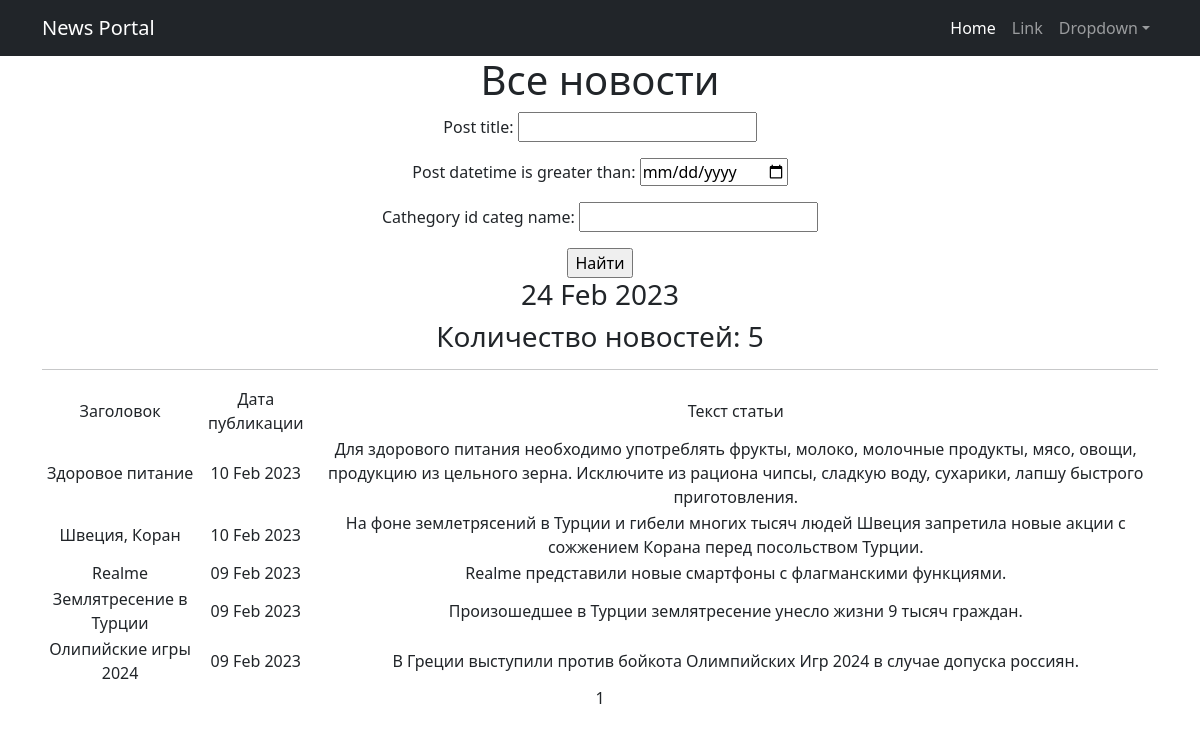
/posts/, run on the app's committed database.
### news/models.py (models this page shows, shortened)
class Post(models.Model):
    author_id = models.ForeignKey(Author, on_delete=models.CASCADE)
    cathegory_id = models.ManyToManyField(Category, through='PostCategory')
    post_format = models.TextField(max_length=2, choices=STATIA_NOVOST, null=False)
    post_datetime = models.DateTimeField(auto_now_add=True)
    post_title = models.CharField(null=False, max_length=80)
    post_text = models.TextField(null=False)
    post_rating = models.IntegerField(default=1)

### news/views.py (the view)
# urls.py: path('posts/', NewsList.as_view(), name='post_list'),
class NewsList(ListView):
    model = Post
    ordering = '-post_datetime'
    template_name = 'news.html'
    context_object_name = 'news'
    paginate_by = 10
    def get_queryset(self):
        queryset = super().get_queryset()
        self.filterset = PostFilter(self.request.GET, queryset)
        return self.filterset.qs
    def get_context_data(self, **kwargs):
        context = super().get_context_data(**kwargs)
        context['time_now'] = datetime.utcnow()
        context['filterset'] = self.filterset
        context['is_not_premium'] = not self.request.user.groups.filter(name='authors').exists()
        context['is_common'] = self.request.user.groups.filter(name='common').exists()
        return context

### news/templatetags/custom_filter.py (called while the page is built)
@register.filter()
def badwords(value):
    words = value.split()
    words_out = []
    for i in words:
        if i in BAD_WORDS:
            words_out.append(i[0] + '*' * (len(i) - 1))
        else:
            words_out.append(i)
    return ' '.join(words_out)

### templates/news.html (shortened to what this page needs)
{% extends 'flatpages/default.html' %}
{% load custom_filter %}
{% load custom_tags %}
{% block content %}
<h1>Все новости</h1>
<form action="" method="get">
    {{ filterset.form.as_p }}
    <input type="submit" value="Найти"/>
</form>
<h3>{{ time_now|date:'d M Y' }}</h3>
<h3>Количество новостей: {{news|length}} </h3>
<hr>
{% if news %}
<table>
    <tr>
        <td>Заголовок</td>
        <td>Дата публикации</td>
        <td>Текст статьи</td>
    </tr>
    {% for new in news %}
    <tr>
        <td>{{ new.post_title|badwords }}</td>
        <td>{{ new.post_datetime|date:'d M Y' }}</td>
        <td>{{ new.post_text|badwords }}</td>
    </tr>
    {% endfor %}
</table>
{% else %}
<h2>Новостей нема!</h2>
{% endif %}
{{ page_obj.number }}
{% endblock content %}

### templates/flatpages/default.html (shortened to what this page needs)
<!DOCTYPE html>
<html lang="en">
    <head>
        {% load static %}
        <link href="{% static 'css/styles.css' %}" rel="stylesheet" />
    </head>
    <body>
        <nav class="navbar navbar-expand-lg navbar-dark bg-dark">
            <div class="container">
                <a class="navbar-brand" href="#">News Portal</a>
                <div class="collapse navbar-collapse" id="navbarSupportedContent">
                    <ul class="navbar-nav ms-auto mb-2 mb-lg-0">
                        <li class="nav-item"><a class="nav-link active" aria-current="page" href="#">Home</a></li>
                        <li class="nav-item"><a class="nav-link" href="#">Link</a></li>
                        <li class="nav-item dropdown">
                            <a class="nav-link dropdown-toggle" id="navbarDropdown" href="#" role="button" data-bs-toggle="dropdown" aria-expanded="false">Dropdown</a>
                        </li>
                    </ul>
                </div>
            </div>
        </nav>
        <div class="container">
            <div class="row">
                <div class="col-lg-12 text-center">
                    {% block content %}
                    {% endblock content %}
                </div>
            </div>
        </div>
    </body>
</html>

### data on the page
Post: post_title|badwords "Здоровое питание", post_datetime "10 Feb 2023", post_text|badwords "Для здорового питания необходимо употреблять фрукты, молоко, молочные продукты, мясо, овощи, продукцию из цельного зерна. Исключите из рациона чипсы, сладкую воду, сухарики, лапшу быстрого приготовления."
Post: post_title|badwords "Швеция, Коран", post_datetime "10 Feb 2023", post_text|badwords "На фоне землетрясений в Турции и гибели многих тысяч людей Швеция запретила новые акции с сожжением Корана перед посольством Турции."
Post: post_title|badwords "Realme", post_datetime "09 Feb 2023", post_text|badwords "Realme представили новые смартфоны с флагманскими функциями."
Post: post_title|badwords "Землятресение в Турции", post_datetime "09 Feb 2023", post_text|badwords "Произошедшее в Турции землятресение унесло жизни 9 тысяч граждан."
Post: post_title|badwords "Олипийские игры 2024", post_datetime "09 Feb 2023", post_text|badwords "В Греции выступили против бойкота Олимпийских Игр 2024 в случае допуска россиян."

### other printed values
{{ time_now|date:'d M Y' }} "24 Feb 2023"
{{ news|length }} "5"
{{ page_obj.number }} "1"
